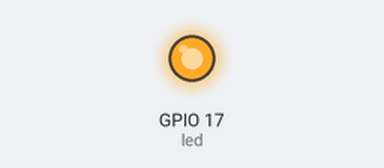
The program below on a simulated Raspberry Pi (BCM pin numbers). Shown: output pins drawn as LEDs (lit = HIGH).

Above: at 0.5 s.
At 4.9 s:
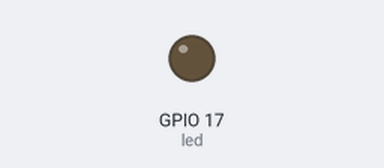
Timing chart, 0 to 7.8 s (numbered marks = the images above):
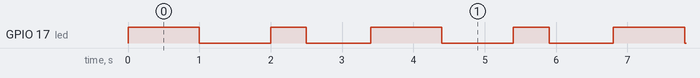

The program:

blink_led.py
```python
#Simple blink led sketch using GIPO pin on RaspberryPi

from gpiozero import LED
from time import sleep

led = LED(17)

while True:
    led.on()
    sleep(1)
    led.off()
    sleep(1)
    led.on()
    sleep(0.5)
    led.off()
    sleep(0.9)
```

Measured:
- by itself, GPIO 17 (led): repeats every 3.4 s: LOW 1.0 s, HIGH 0.50 s, LOW 0.90 s, HIGH 1.0 s
- by itself, everything shown: repeats every 3.4 s, in 4 steps
